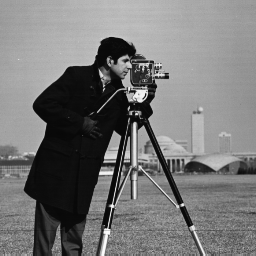
%> input picture cameraman.tif, 256 x 256 px
$ octave edgeDetection.m   (GNU Octave 9; MATLAB toolbox functions it lacks are replaced by stand-ins)
%> lines starting %> are read from the running program, lines starting %| are printed output that depends on the picture; in (x1, y1, x2, y2) boxes, pixels count from 0 and x2, y2 are one past the last pixel; in counts of white or black regions, pixels touching at a corner belong together; the program's own positions count from 1
clear all;
close all;
I = imread('C:\Users\user\Desktop\MatlabImages\cameraman.tif');
%> I is the input picture: size 256x256 uint8; min 7, max 253, mean 118.7
imshow(I)
BW1 = edge(I,'sobel');
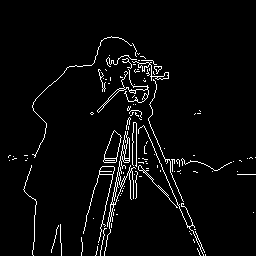
%> BW1: size 256x256 logical; 3.8% white in thin lines or dots, all inside (x1, y1, x2, y2) = (8, 36, 256, 256)
BW2 = edge(I,'canny');
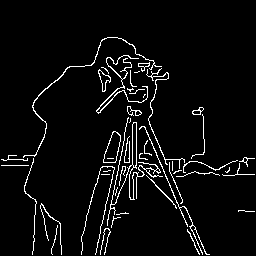
%> BW2: size 256x256 logical; 4.7% white in thin lines or dots, all inside (x1, y1, x2, y2) = (1, 37, 255, 255)
BW3 = edge(I,'prewitt');
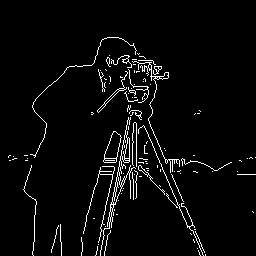
%> BW3: size 256x256 logical; 3.8% white in thin lines or dots, all inside (x1, y1, x2, y2) = (8, 37, 256, 256)
BW4 = edge(I,'roberts');
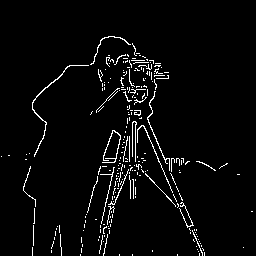
%> BW4: size 256x256 logical; 3.6% white in thin lines or dots, all inside (x1, y1, x2, y2) = (1, 36, 253, 256)
figure;
imshowpair(BW1,BW2,'montage')
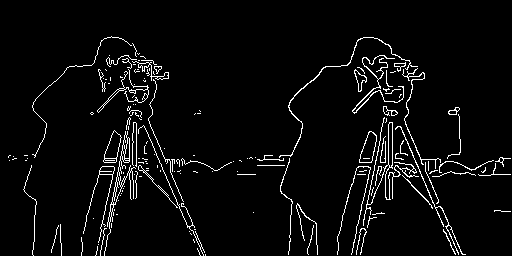
%> displayed picture: size 256x512, on the screen's scale of 0 to 255; 4.3% white in thin lines or dots, all inside (x1, y1, x2, y2) = (8, 36, 511, 256)
title('Sobel Filter                                   Canny Filter');
figure;
imshowpair(BW3,BW4,'montage')
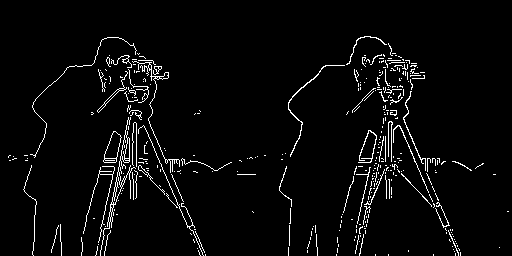
%> displayed picture: size 256x512, on the screen's scale of 0 to 255; 3.7% white in thin lines or dots, all inside (x1, y1, x2, y2) = (8, 36, 509, 256)
title('prewitt Filter                               roberts Filter');
